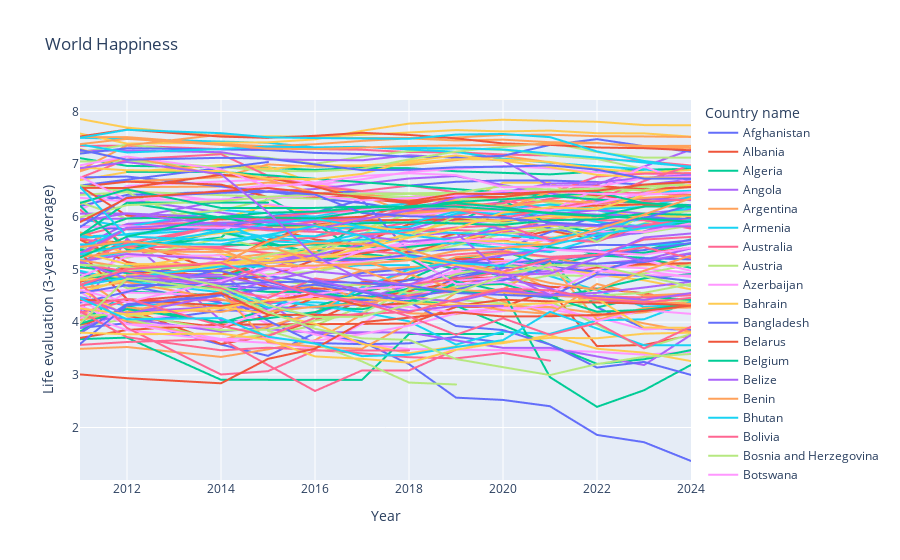

The code cell stored with this chart in its notebook:
### Code cell
fig = px.line(
    happiness,
    x="Year",
    y="Life evaluation (3-year average)",
    color="Country name",
    title="World Happiness",
)
fig = fig.show()
